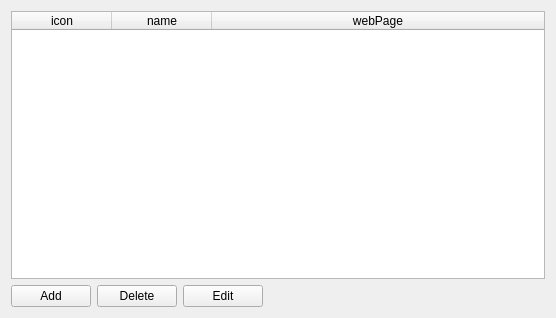
<?xml version="1.0" encoding="UTF-8"?>
<ui version="4.0">
 <class>manufacturers_form</class>
 <widget class="QWidget" name="manufacturers_form">
  <property name="geometry">
   <rect>
    <x>0</x>
    <y>0</y>
    <width>556</width>
    <height>318</height>
   </rect>
  </property>
  <property name="windowTitle">
   <string>Manage manufacturers</string>
  </property>
  <property name="windowIcon">
   <iconset resource="../configurator.qrc">
    <normaloff>:/images/building.png</normaloff>:/images/building.png</iconset>
  </property>
  <property name="singletonWindow" stdset="0">
   <bool>true</bool>
  </property>
  <layout class="QGridLayout" name="gridLayout">
   <item row="5" column="0">
    <layout class="QHBoxLayout" name="horizontalLayout">
     <item>
      <widget class="QPushButton" name="add">
       <property name="text">
        <string>Add</string>
       </property>
       <property name="form" stdset="0">
        <string notr="true">manufacturer_add</string>
       </property>
      </widget>
     </item>
     <item>
      <widget class="QPushButton" name="delete">
       <property name="text">
        <string>Delete</string>
       </property>
       <property name="form" stdset="0">
        <string notr="true">manufacturer_delete?id={manufacturer.selected}</string>
       </property>
      </widget>
     </item>
     <item>
      <widget class="QPushButton" name="edit">
       <property name="text">
        <string>Edit</string>
       </property>
       <property name="form" stdset="0">
        <string notr="true">manufacturer_edit?id={manufacturer.selected}</string>
       </property>
      </widget>
     </item>
     <item>
      <spacer name="horizontalSpacer_2">
       <property name="orientation">
        <enum>Qt::Horizontal</enum>
       </property>
       <property name="sizeHint" stdset="0">
        <size>
         <width>40</width>
         <height>20</height>
        </size>
       </property>
      </spacer>
     </item>
    </layout>
   </item>
   <item row="2" column="0">
    <widget class="QTableWidget" name="manufacturer">
     <property name="horizontalScrollBarPolicy">
      <enum>Qt::ScrollBarAsNeeded</enum>
     </property>
     <property name="alternatingRowColors">
      <bool>true</bool>
     </property>
     <property name="selectionMode">
      <enum>QAbstractItemView::SingleSelection</enum>
     </property>
     <property name="selectionBehavior">
      <enum>QAbstractItemView::SelectRows</enum>
     </property>
     <property name="showGrid">
      <bool>true</bool>
     </property>
     <property name="gridStyle">
      <enum>Qt::DotLine</enum>
     </property>
     <property name="sortingEnabled">
      <bool>true</bool>
     </property>
     <property name="action" stdset="0">
      <string>ManufacturerListRequest manufacturer {}</string>
     </property>
     <property name="column:0:width" stdset="0">
      <UInt>80</UInt>
     </property>
     <property name="contextmenu" stdset="0">
      <string notr="true">add, edit, delete</string>
     </property>
     <property name="contextmenu:add" stdset="0">
      <string>Add Manufacturer</string>
     </property>
     <property name="contextmenu:edit" stdset="0">
      <string>Edit Manufacturer</string>
     </property>
     <property name="contextmenu:delete" stdset="0">
      <string>Delete Manufacturer</string>
     </property>
     <property name="form:add" stdset="0">
      <string notr="true">manufacturer_add</string>
     </property>
     <property name="form:edit" stdset="0">
      <string notr="true">manufacturer_edit?id={selected:1}</string>
     </property>
     <property name="form:delete" stdset="0">
      <string notr="true">manufacturer_delete?id={selected:1}</string>
     </property>
     <property name="dataslot" stdset="0">
      <string>manufacturers</string>
     </property>
     <property name="answer" stdset="0">
      <string>Manufacturer list {manufacturer[] {id={row.id}; name{{row.name}}; webPage{{row.webPage}};  thumbnail{{row.icon.pixmap}} } }
</string>
     </property>
     <property name="row:height" stdset="0">
      <UInt>50</UInt>
     </property>
     <attribute name="horizontalHeaderShowSortIndicator" stdset="0">
      <bool>true</bool>
     </attribute>
     <attribute name="horizontalHeaderStretchLastSection">
      <bool>true</bool>
     </attribute>
     <attribute name="verticalHeaderStretchLastSection">
      <bool>false</bool>
     </attribute>
     <column>
      <property name="text">
       <string>icon</string>
      </property>
     </column>
     <column>
      <property name="text">
       <string>name</string>
      </property>
     </column>
     <column>
      <property name="text">
       <string>webPage</string>
      </property>
     </column>
    </widget>
   </item>
  </layout>
 </widget>
 <tabstops>
  <tabstop>manufacturer</tabstop>
  <tabstop>add</tabstop>
  <tabstop>delete</tabstop>
  <tabstop>edit</tabstop>
 </tabstops>
 <resources>
  <include location="../configurator.qrc"/>
  <include location="../configurator.qrc"/>
 </resources>
 <connections>
  <connection>
   <sender>manufacturer</sender>
   <signal>cellDoubleClicked(int,int)</signal>
   <receiver>edit</receiver>
   <slot>click()</slot>
   <hints>
    <hint type="sourcelabel">
     <x>194</x>
     <y>197</y>
    </hint>
    <hint type="destinationlabel">
     <x>207</x>
     <y>294</y>
    </hint>
   </hints>
  </connection>
 </connections>
</ui>
